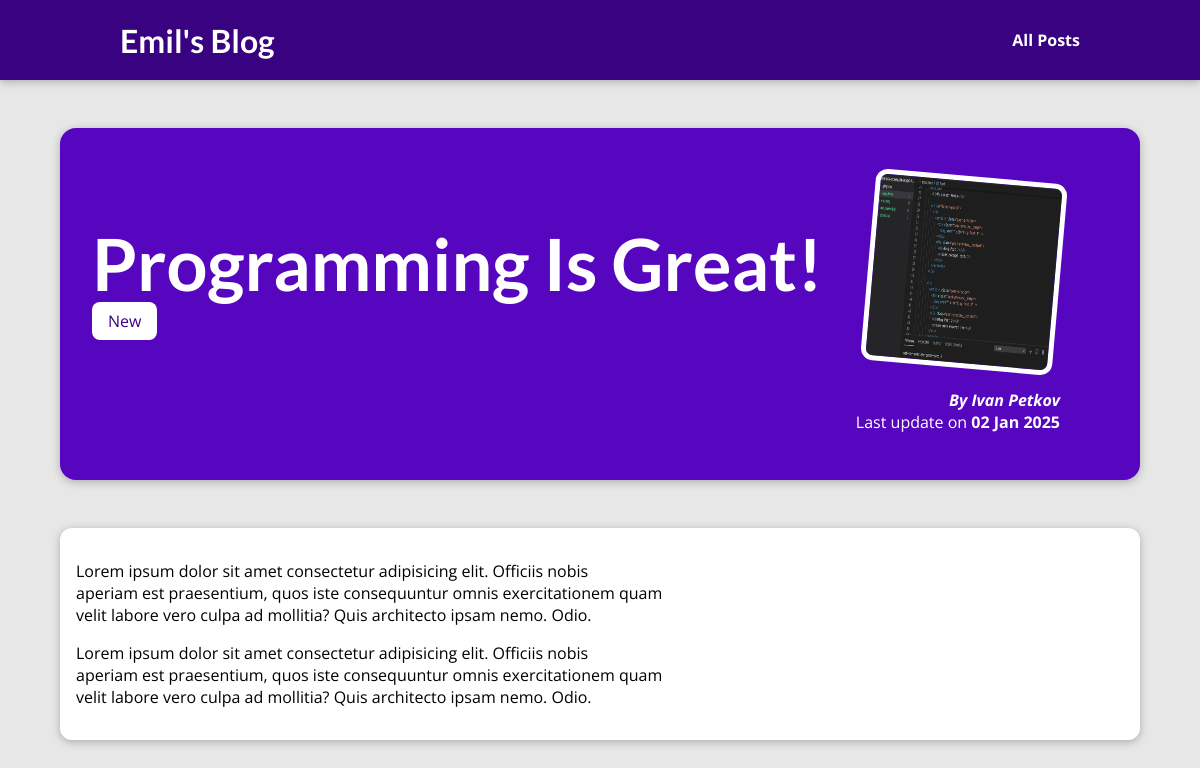
/post/programming-is-fun, run on the app's committed database.
### my_site/blog/models.py (models this page shows, shortened)
class Post(models.Model):
    title = models.CharField(max_length=100)
    excerpt = models.TextField(max_length=150)
    image_name = models.CharField(max_length=50)
    date = models.DateField(auto_now=True)
    slug = models.SlugField(unique=True)
    content = models.TextField(validators=[MinLengthValidator(10)])
    author = models.ForeignKey(
        Author, on_delete=models.SET_NULL, null=True, related_name='posts')
    tag = models.ManyToManyField(Tag)

class Tag(models.Model):
    caption = models.CharField(max_length=20)

class Author(models.Model):
    first_name = models.CharField(max_length=50)
    last_name = models.CharField(max_length=50)
    email = models.EmailField(unique=True)
    def full_name(self):
        return f'{self.first_name} {self.last_name}'
    def __str__(self):
        return self.full_name()

### my_site/blog/views.py (the view)
# urls.py: path('post/<slug:slug>', views.post_detail, name='post-detail-page'),
def post_detail(request, slug):
    identified_post = get_object_or_404(Post, slug=slug)
    return render(request, 'blog/post-detail.html', {
        'post': identified_post,
        'post_tag': identified_post.tag.all()
    })

### my_site/blog/templates/blog/post-detail.html (shortened to what this page needs)
{% extends "base.html" %}
{% load static %}
{% block css_files %}
    <link rel="stylesheet" href="{% static 'blog/post-detail.css' %}">
{% endblock  %}
{% block content %}
    <section id='summary'>
        <h2>{{ post.title }}</h2>
        <div>
            {% for tag in post_tag %}
                <span class='tag'>{{ tag.caption }}</span>
            {% endfor %}
        </div>
        <article>
            <img src="{% static 'blog/images/'|add:post.image_name %}" alt="Post Title" />
            <address>By <a href="mailto:{{ post.author.email }}">{{ post.author|title }}</a></address>
            <div>
                Last update on <time>{{ post.date|date:'d M Y' }}</time>
            </div>
        </article>
    </section>
    <main>
       {{ post.content|linebreaks }}
    </main>
{% endblock %}

### static/app.css (style rules this page uses)
* { box-sizing: border-box; }
html { font-family: 'Open Sans', 'Lato', sans-serif; }
body { margin: 0; }
h1, h2, h3 { font-family: 'Lato', sans-serif; font-weight: bold; }

### my_site/blog/static/blog/post-detail.css (style rules this page uses)
body { background-color: #e7e7e7; }
#summary { margin: 8rem auto 3rem auto; padding: 2rem; width: 90%; max-width: 90rem; border-radius: 16px; background-color: #5706c0; position: relative; box-shadow: 0 2px 8px rgba(0, 0, 0, 0.25); height: 22rem; }
#summary h2 { color: white; font-size: 4.5rem; margin-bottom: 0.25rem; }
#summary article { position: absolute; top: 2rem; right: 3rem; padding: 1rem 2rem; border-radius: 12px; text-align: right; color: white; }
#summary article img { width: 12rem; height: 12rem; border-radius: 12px; transform: rotateZ(5deg); border: 5px solid white; margin-bottom: 1rem; }
#summary address { font-weight: bold; }
#summary a { color: white; text-decoration: none; }
#summary time { font-weight: bold; }
main { width: 90%; max-width: 90rem; margin: 3rem auto; background-color: white; padding: 1rem; border-radius: 12px; box-shadow: 0 2px 8px rgba(0, 0, 0, 0.25); }
.tag { background-color: white; color: #390281; padding: 0.5rem 1rem; border-radius: 8px; }

### data on the page
Post: title "Programming Is Great!", image_name (picture), author "Ivan Petkov", date "02 Jan 2025", content "Lorem ipsum dolor sit amet consectetur adipisicing elit. Officiis nobis aperiam est praesentium, quos iste consequuntur omnis exercitationem quam velit labore vero culpa ad mollitia? Quis architecto ipsam nemo. Odio. Lorem ipsum dolor sit amet consectetur adipisicing elit. Officiis nobis aperiam est praesentium, quos iste consequuntur omnis exercitationem quam velit labore vero culpa ad mollitia? Quis architecto ipsam nemo. Odio."
Tag: caption "New"
